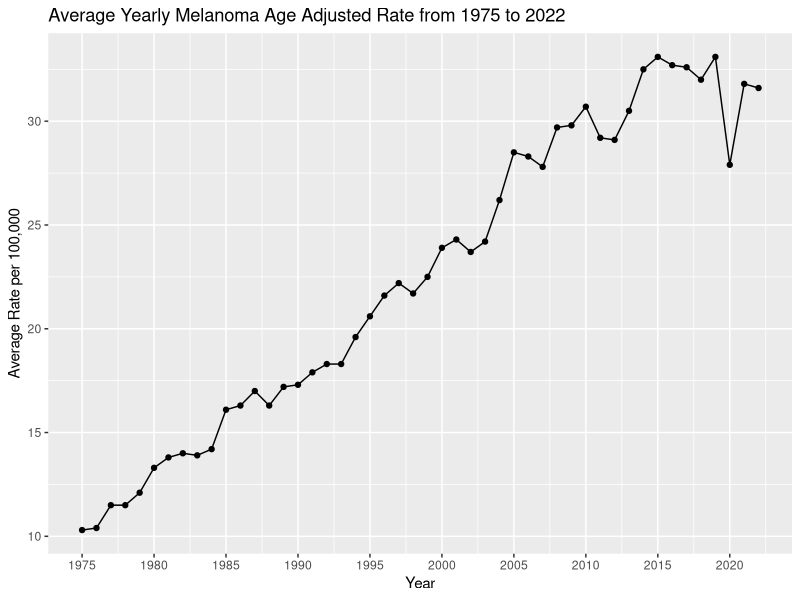
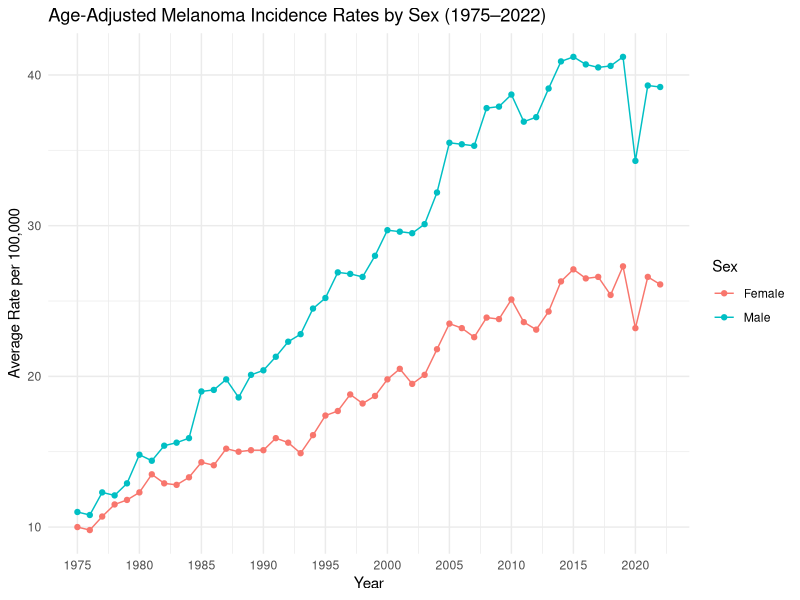
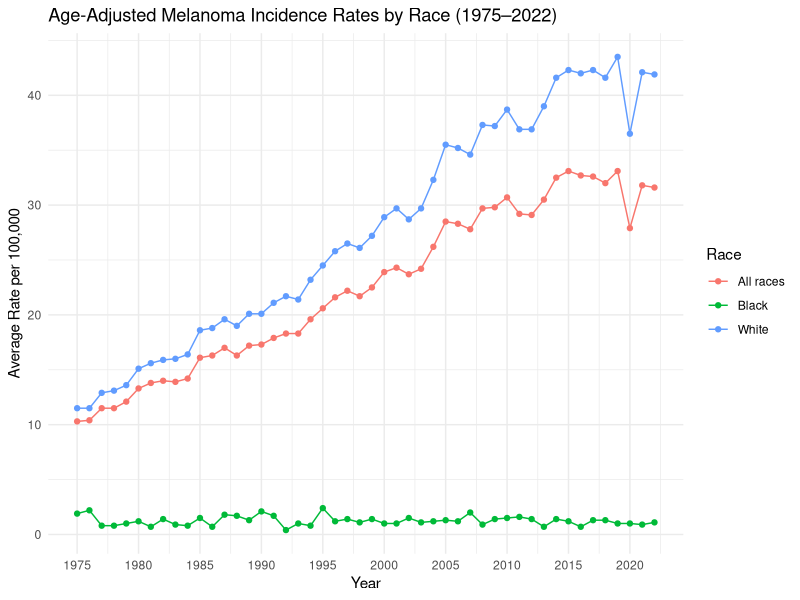
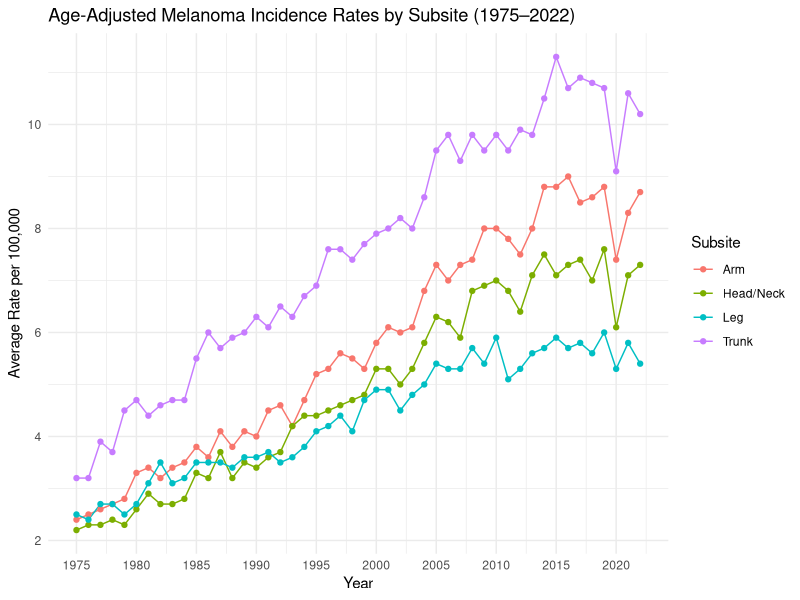
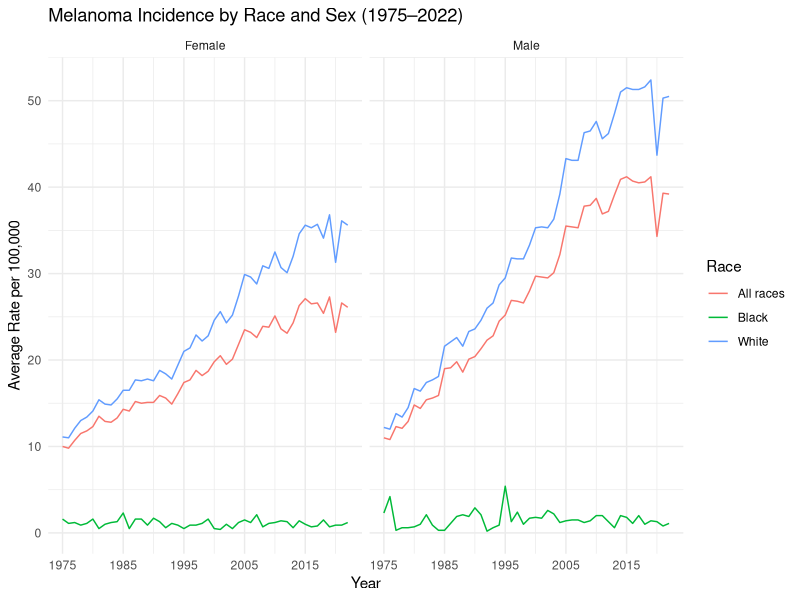
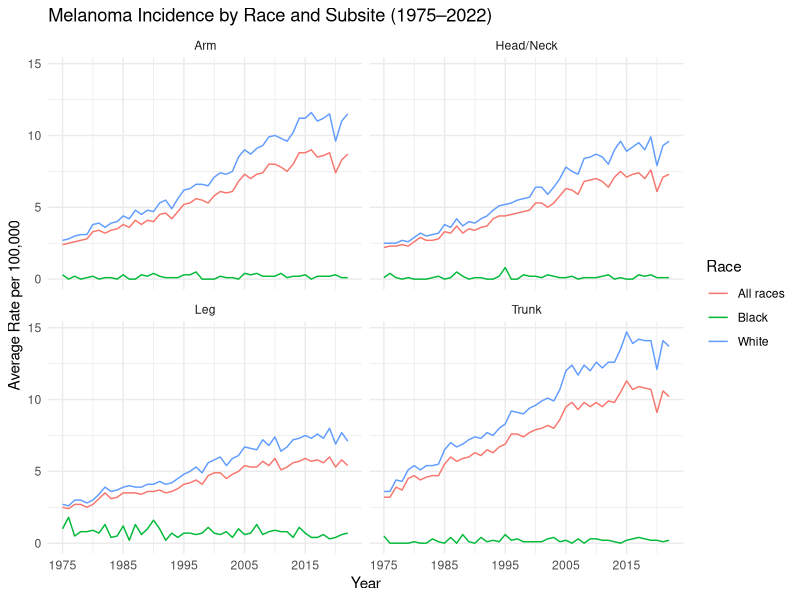

The R script that drew these images, in order:
## ---- chunk 1
knitr::opts_chunk$set(echo = TRUE)
library(ggplot2)
## ---- chunk 2
library(tidyverse)
library(ggplot2)
library(dplyr)

data <- read.csv("Melanoma.csv",header=TRUE)
colnames(data) <- c("Race","Sex","Subsite","Year","Rate","Cases","Pop")

# Remove the year range 
data_melanoma <- data|> filter(Year != "1975-2022")
 
data_melanoma$Rate = as.numeric(as.character(data_melanoma$Rate)) 
data_melanoma$Year = as.numeric(as.character(data_melanoma$Year))
 
# Example: Subset to the overall
data_melanoma_overall <- data_melanoma %>%
  filter(
    Race == "All races", 
    Sex == "Male and female", 
    Subsite %in% c(
      "Head and Neck Anatomic site of Melanoma", 
      "Trunk Anatomic site of Melanoma", 
      "Arm (shoulder to finger) Anatomic site of Melanoma", 
      "Leg (hip to toe) Anatomic site of Melanoma")) %>%
  dplyr::select(Year, Rate, Cases, Pop)
 
 
 data_melanoma_overall_combined = data_melanoma_overall %>%
  group_by(Year) %>%
  summarise(
    total_cases = sum(Cases, na.rm = TRUE),
    total_rate = sum(Rate, na.rm = TRUE),
    .groups = "drop")


ggplot(data_melanoma_overall_combined, aes(x = Year, y = total_rate)) +
  geom_line() +
  geom_point() +
  labs(title = "Average Yearly Melanoma Age Adjusted Rate from 1975 to 2022 ",
       x = "Year",
       y = "Average Rate per 100,000") +
  scale_x_continuous(breaks = seq(1975, 2025, by = 5))
## ---- chunk 3
# Age-adjusted incidence rates by sex

data_melanoma$Rate <- as.numeric(as.character(data_melanoma$Rate)) 
data_melanoma$Year <- as.numeric(as.character(data_melanoma$Year)) 

# Filter for relevant subsites and races, but keep Sex as a variable
data_melanoma_by_sex <- data_melanoma |> 
  filter(
    Race == "All races",
    Sex %in% c("Male", "Female"),
    Subsite %in% c(
      "Head and Neck Anatomic site of Melanoma",
      "Trunk Anatomic site of Melanoma",
      "Arm (shoulder to finger) Anatomic site of Melanoma",
      "Leg (hip to toe) Anatomic site of Melanoma" ))  %>%
  dplyr::select(Year, Rate, Sex, Cases, Pop)

# Group and summarize by Year and Sex
 data_melanoma_by_sex_summary <- data_melanoma_by_sex %>%
  group_by(Year, Sex) %>%
  summarise(
    total_cases = sum(Cases, na.rm = TRUE),
    total_rate = sum(Rate, na.rm = TRUE),
    .groups = "drop")

# Plot age-adjusted incidence rates by sex
ggplot(data_melanoma_by_sex_summary, aes(x = Year, y = total_rate, color = Sex)) +
  geom_line() +
  geom_point() +
  labs(
    title = "Age-Adjusted Melanoma Incidence Rates by Sex (1975–2022)",
    x = "Year",
    y = "Average Rate per 100,000", color = "Sex") +
  scale_x_continuous(breaks = seq(1975, 2025, by = 5)) +
  theme_minimal()
## ---- chunk 4
# Age-adjusted incidence rates by race

# Convert columns to numeric
data_melanoma$Rate <- as.numeric(as.character(data_melanoma$Rate))
data_melanoma$Year <- as.numeric(as.character(data_melanoma$Year))

# Filter for relevant subsites and sexes, but keep Race as a variable
data_melanoma_by_race <- data_melanoma |> 
  filter(
    Sex == "Male and female",
    Race %in% c("White", "Black", "All races"),
    Subsite %in% c(
      "Head and Neck Anatomic site of Melanoma",
      "Trunk Anatomic site of Melanoma",
      "Arm (shoulder to finger) Anatomic site of Melanoma",
      "Leg (hip to toe) Anatomic site of Melanoma" )) %>%
  dplyr::select(Year, Rate, Race, Cases, Pop)

# Group and summarize by year and race
data_melanoma_by_race_summary <- data_melanoma_by_race |> 
  group_by(Year, Race) |> 
  summarise(
    total_cases = sum(Cases, na.rm = TRUE),
    total_rate = sum(Rate, na.rm = TRUE),
    .groups = "drop")

# Plot age-adjusted incidence rates by race
ggplot(data_melanoma_by_race_summary, aes(x = Year, y = total_rate, color = Race)) +
  geom_line() +
  geom_point() +
  labs(
    title = "Age-Adjusted Melanoma Incidence Rates by Race (1975–2022)",
    x = "Year",
    y = "Average Rate per 100,000", color = "Race" ) +
  scale_x_continuous(breaks = seq(1975, 2025, by = 5)) +
  theme_minimal()
## ---- chunk 5
# Age-adjusted incidence rates by subsite

# Convert columns to numeric
data_melanoma$Rate <- as.numeric(as.character(data_melanoma$Rate))
data_melanoma$Year <- as.numeric(as.character(data_melanoma$Year))

# Filter for relevant races and sexes, but keep subsite as a variable
data_melanoma_by_subsite <- data_melanoma |> 
  filter(
    Race == "All races",
    Sex == "Male and female",
    Subsite %in% c(
      "Head and Neck Anatomic site of Melanoma",
      "Trunk Anatomic site of Melanoma",
      "Arm (shoulder to finger) Anatomic site of Melanoma",
      "Leg (hip to toe) Anatomic site of Melanoma"))  %>%
  dplyr::select(Year, Rate, Subsite, Cases, Pop)

# Rename subsite to a more condensed form for nicer plotting legend
data_melanoma_by_subsite <- data_melanoma_by_subsite |> 
  mutate(Subsite = recode(Subsite,
    "Head and Neck Anatomic site of Melanoma" = "Head/Neck",
    "Trunk Anatomic site of Melanoma" = "Trunk",
    "Arm (shoulder to finger) Anatomic site of Melanoma" = "Arm",
    "Leg (hip to toe) Anatomic site of Melanoma" = "Leg"))


# Group and summarize by year and subsite
data_melanoma_by_subsite_summary <- data_melanoma_by_subsite |> 
  group_by(Year, Subsite) |> 
  summarise(
    total_cases = sum(Cases, na.rm = TRUE),
    total_rate = mean(Rate, na.rm = TRUE),
    .groups = "drop")

# Plot age-adjusted incidence rates by subsite
ggplot(data_melanoma_by_subsite_summary, aes(x = Year, y = total_rate, color = Subsite)) +
  geom_line() +
  geom_point() +
  labs(
    title = "Age-Adjusted Melanoma Incidence Rates by Subsite (1975–2022)",
    x = "Year",
    y = "Average Rate per 100,000",
    color = "Subsite") +
  scale_x_continuous(breaks = seq(1975, 2025, by = 5)) +
  theme_minimal()
## ---- chunk 6
# Age-adjusted incidence rates by race and sex

# Filter and clean
data_melanoma$Rate <- as.numeric(as.character(data_melanoma$Rate))
data_melanoma$Year <- as.numeric(as.character(data_melanoma$Year))

data_melanoma_race_sex <- data_melanoma |> 
  filter(
    Race %in% c("White", "Black", "All races"),
    Sex %in% c("Male", "Female"),
    Subsite %in% c(
      "Head and Neck Anatomic site of Melanoma",
      "Trunk Anatomic site of Melanoma",
      "Arm (shoulder to finger) Anatomic site of Melanoma",
      "Leg (hip to toe) Anatomic site of Melanoma"))  %>%
  dplyr::select(Year, Rate, Race, Sex, Cases, Pop)


# Group and summarize by year and subsite
data_melanoma_race_sex_summary <- data_melanoma_race_sex |> 
  group_by(Year, Race, Sex) |> 
  summarise(
    total_cases = sum(Cases, na.rm = TRUE),
    total_rate = sum(Rate, na.rm = TRUE),
    .groups = "drop")

# Plot
ggplot(data_melanoma_race_sex_summary, aes(x = Year, y = total_rate, color = Race)) +
  geom_line() +
  facet_wrap(~Sex) +
  labs(
    title = "Melanoma Incidence by Race and Sex (1975–2022)",
    x = "Year",
    y = "Average Rate per 100,000", color = "Race") +
  scale_x_continuous(breaks = seq(1975, 2025, by = 10)) +
  theme_minimal()

## ---- chunk 7
# Age-adjusted incidence rates by race and subsite

data_melanoma$Rate <- as.numeric(as.character(data_melanoma$Rate))
data_melanoma$Year <- as.numeric(as.character(data_melanoma$Year))

data_melanoma_race_subsite <- data_melanoma |> 
  filter(
    Race %in% c("White", "Black", "All races"),
    Sex == "Male and female",
    Subsite %in% c(
      "Head and Neck Anatomic site of Melanoma",
      "Trunk Anatomic site of Melanoma",
      "Arm (shoulder to finger) Anatomic site of Melanoma",
      "Leg (hip to toe) Anatomic site of Melanoma"))  %>%
  dplyr::select(Year, Rate, Race, Subsite, Cases, Pop)

# Rename subsite to a more condensed form for nicer plotting legend
data_melanoma_race_subsite <- data_melanoma_race_subsite |> 
  mutate(Subsite = recode(Subsite,
    "Head and Neck Anatomic site of Melanoma" = "Head/Neck",
    "Trunk Anatomic site of Melanoma" = "Trunk",
    "Arm (shoulder to finger) Anatomic site of Melanoma" = "Arm",
    "Leg (hip to toe) Anatomic site of Melanoma" = "Leg"))  

# Group and summarize by year and subsite
data_melanoma_race_subsite_summary <- data_melanoma_race_subsite |> 
  group_by(Year, Race, Subsite) |> 
  summarise(
    total_cases = sum(Cases, na.rm = TRUE),
    total_rate = sum(Rate, na.rm = TRUE),
    .groups = "drop")

# Plot incidence by race and subsite
ggplot(data_melanoma_race_subsite_summary, aes(x = Year, y = total_rate, color = Race)) +
  geom_line() +
  facet_wrap(~Subsite) +
  labs(
    title = "Melanoma Incidence by Race and Subsite (1975–2022)",
    x = "Year",
    y = "Average Rate per 100,000", color = "Race") +
  scale_x_continuous(breaks = seq(1975, 2025, by = 10)) +
  theme_minimal()
